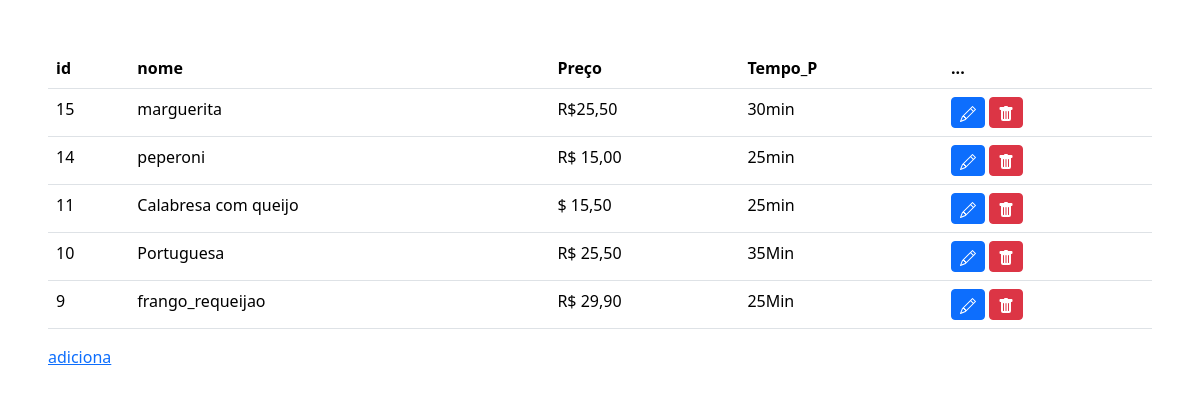
Page /tabela_cardapio.php on the earlier database version.
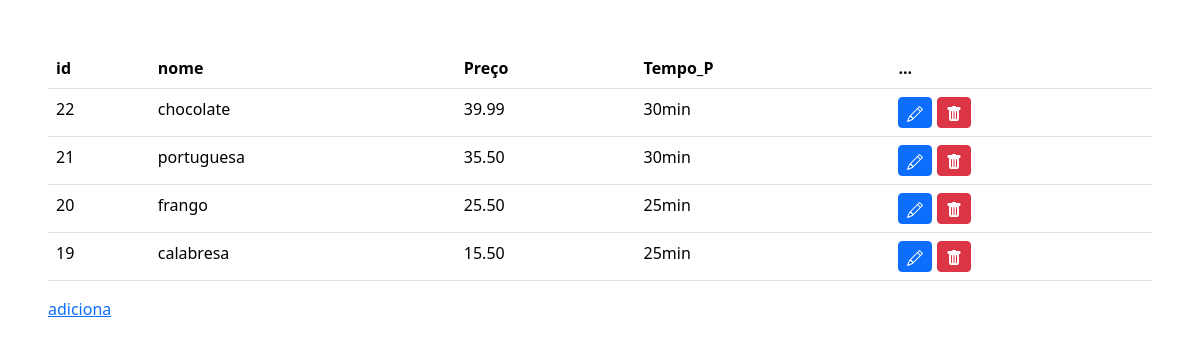
Same page on the later database version.
### tables this page shows
CREATE TABLE IF NOT EXISTS `cardapio` (
  `ID` int NOT NULL AUTO_INCREMENT,
  `Nome` varchar(502) DEFAULT NULL,
  `Preco` varchar(1002) DEFAULT NULL,
  `Tempo_P` varchar(125) DEFAULT NULL,
  PRIMARY KEY (`ID`)
);

### tabela_cardapio.php (the view, shortened to what this page needs)
<?php
include_once('conexao.php');
$sql = "SELECT * FROM cardapio ORDER BY ID DESC";
$result =$conexao->query($sql);
?>
<!DOCTYPE html>
<html lang="en">
<head>
</head>
<body>
<div class="m-5">
    <table class="table">
      <thead>
<tr><th scope="col">id</th><th scope="col">nome</th><th scope="col">Preço</th><th scope="col">Tempo_P</th><th scope="col">...</th>
        </tr>
      </thead>
      <tbody>
        <?php
        while($user_data = mysqli_fetch_assoc($result)){
            echo "<tr>";
            echo "<td>".$user_data['ID']."</td>";
            echo "<td>".$user_data['Nome']."</td>";
            echo "<td>".$user_data['Preco']."</td>";
            echo "<td>".$user_data['Tempo_P']."</td>";
            echo "<td> <a class=' btn-sm btn btn-primary' href='edit_cardapio.php?ID=$user_data[ID]'>
            <svg xmlns='http://www.w3.org/2000/svg' width='16' height='16' fill='currentColor' class='bi bi-pencil' viewBox='0 0 16 16'>
            <path d='M12.146.146a.5.5 0 0 1 .708 0l3 3a.5.5 0 0 1 0 .708l-10 10a.5.5 0 0 1-.168.11l-5 2a.5.5 0 0 1-.65-.65l2-5a.5.5 0 0 1 .11-.168l10-10zM11.207 2.5 13.5 4.793 14.793 3.5 12.5 1.207 11.207 2.5zm1.586 3L10.5 3.207 4 9.707V10h.5a.5.5 0 0 1 .5.5v.5h.5a.5.5 0 0 1 .5.5v.5h.293l6.5-6.5zm-9.761 5.175-.106.106-1.528 3.821 3.821-1.528.106-.106A.5.5 0 0 1 5 12.5V12h-.5a.5.5 0 0 1-.5-.5V11h-.5a.5.5 0 0 1-.468-.325z'/>
          </svg></a>
                <a class='btn btn-sm btn-danger' href='delete_cardapio.php?ID=$user_data[ID]'><svg xmlns='http://www.w3.org/2000/svg' width='16' height='16' fill='currentColor' class='bi bi-trash-fill' viewBox='0 0 16 16'>
                <path d='M2.5 1a1 1 0 0 0-1 1v1a1 1 0 0 0 1 1H3v9a2 2 0 0 0 2 2h6a2 2 0 0 0 2-2V4h.5a1 1 0 0 0 1-1V2a1 1 0 0 0-1-1H10a1 1 0 0 0-1-1H7a1 1 0 0 0-1 1H2.5zm3 4a.5.5 0 0 1 .5.5v7a.5.5 0 0 1-1 0v-7a.5.5 0 0 1 .5-.5zM8 5a.5.5 0 0 1 .5.5v7a.5.5 0 0 1-1 0v-7A.5.5 0 0 1 8 5zm3 .5v7a.5.5 0 0 1-1 0v-7a.5.5 0 0 1 1 0z'/>
              </svg> </a>
          </td>";
            echo "</tr>";
        }
         ?>
      </tbody>
    </table>
    <a href="adiciCard.php">adiciona</a>
</div>
</body>
<link href="https://cdn.jsdelivr.net/npm/bootstrap@5.3.2/dist/css/bootstrap.min.css" rel="stylesheet"
>
</html>

Differences in the rows shown:
removed cardapio: ID "15", Nome "marguerita", Preco "R$25,50", Tempo_P "30min"
removed cardapio: ID "14", Nome "peperoni", Preco "R$ 15,00", Tempo_P "25min"
removed cardapio: ID "11", Nome "Calabresa com queijo", Preco "$ 15,50", Tempo_P "25min"
removed cardapio: ID "10", Nome "Portuguesa", Preco "R$ 25,50", Tempo_P "35Min"
removed cardapio: ID "9", Nome "frango_requeijao", Preco "R$ 29,90", Tempo_P "25Min"
added cardapio: ID "22", Nome "chocolate", Preco "39.99", Tempo_P "30min"
added cardapio: ID "21", Nome "portuguesa", Preco "35.50", Tempo_P "30min"
added cardapio: ID "20", Nome "frango", Preco "25.50", Tempo_P "25min"
added cardapio: ID "19", Nome "calabresa", Preco "15.50", Tempo_P "25min"
